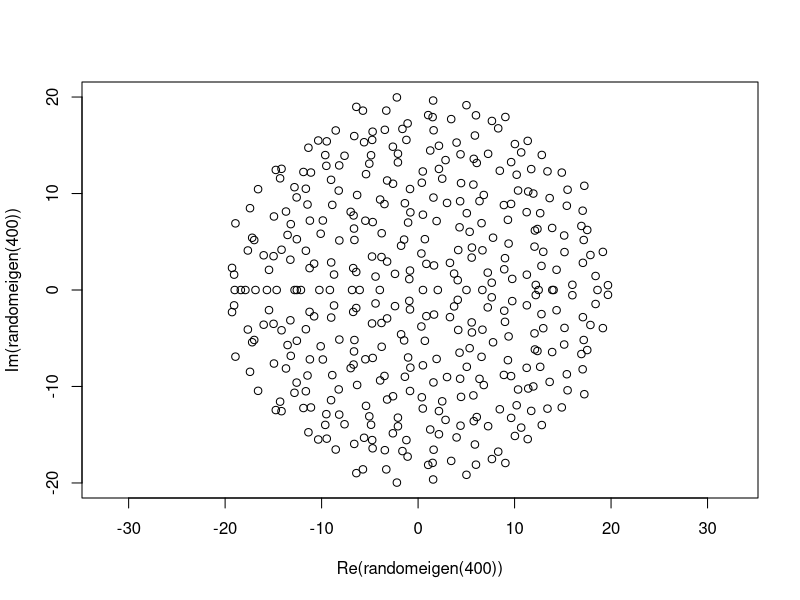
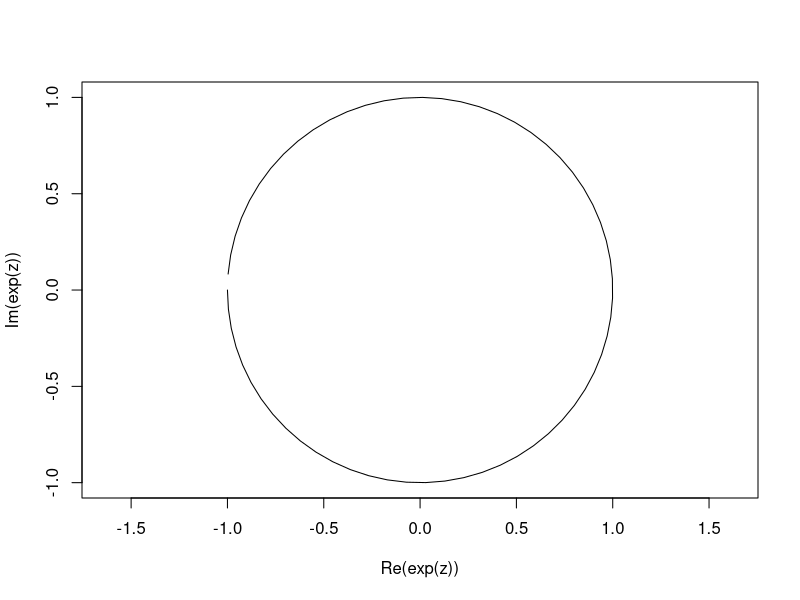
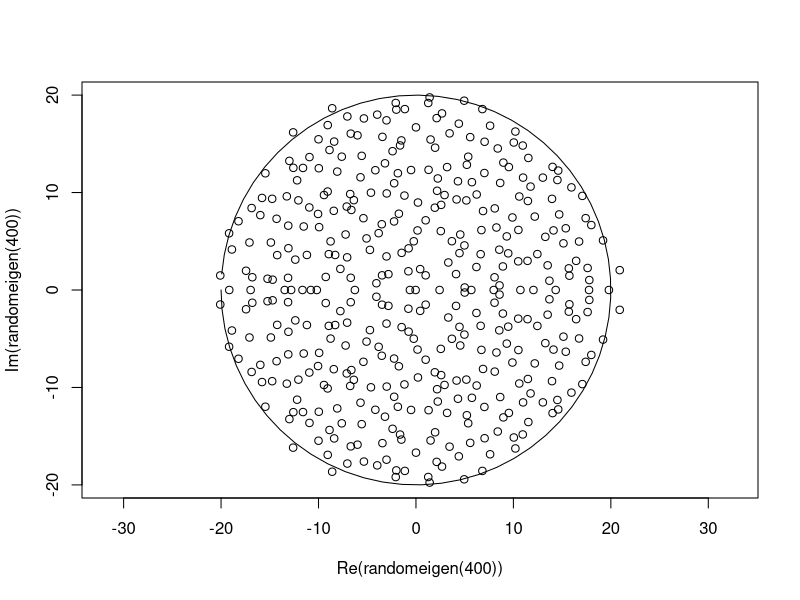
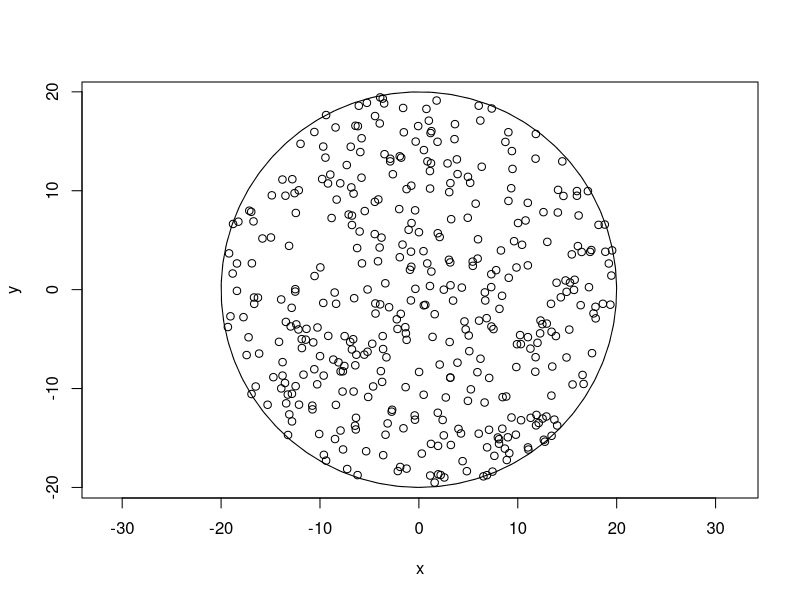
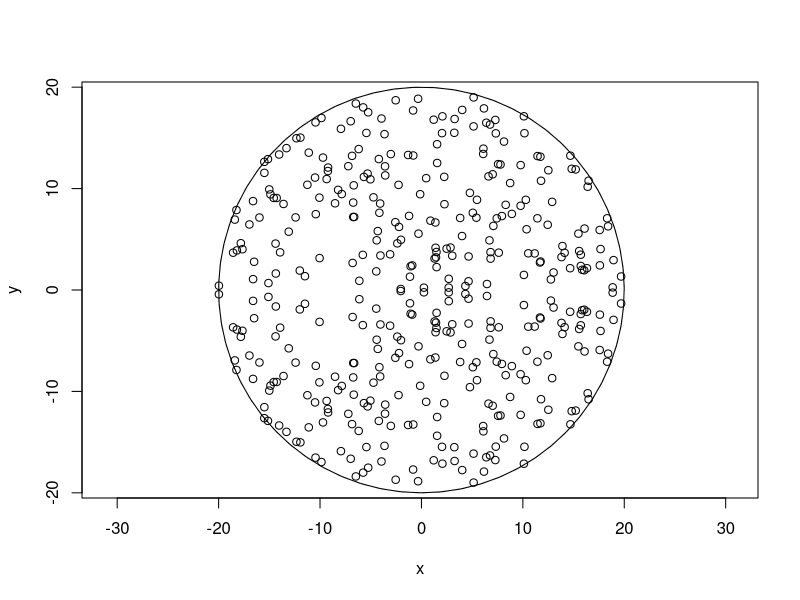
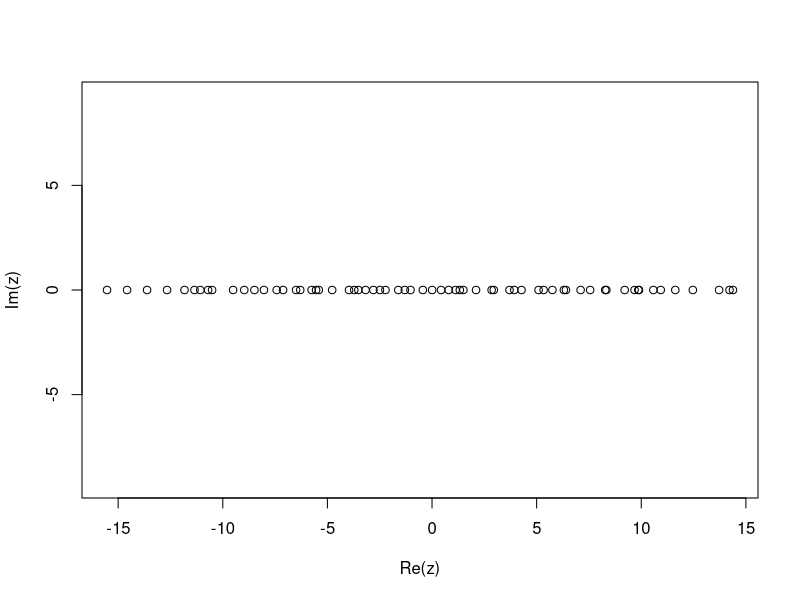
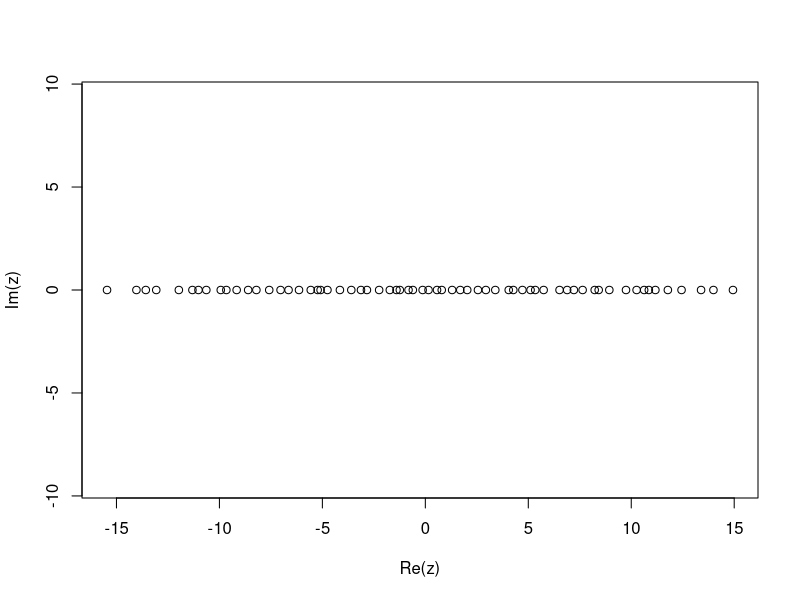
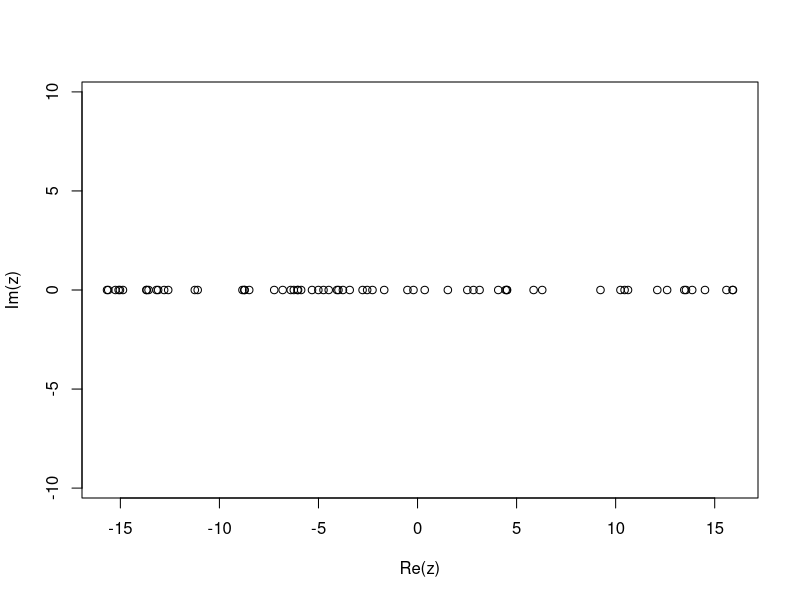

Reproduce these figures in R, in order.
## ---- chunk 1
knitr::opts_chunk$set(echo = TRUE)
## ---- chunk 2
rmatrix<-function(n){
  vec<-rnorm(n^2,0,1)
  mat<-matrix(vec,n)
  return(mat)
}
rmatrix(4)
## ---- chunk 3
randomeigen<-function(n){
  M<-rmatrix(n)
  ev<-eigen(M,only.values=TRUE)
  (values<-ev$values)
  return(values)
}
plot(randomeigen(400),asp=1) #use the asp=1 parameter to ensure a square plot
## ---- chunk 4
x<-seq(-pi,pi,0.1)
z<- complex(real=0,imag=x)
plot(exp(z),asp=1,type="l")
## ---- chunk 5
plot(randomeigen(400),asp=1)
lines(20*exp(z))
## ---- chunk 6
unifdisk<-function(n){
  s<-sqrt(n)
  rho <- sqrt(runif(n))
  theta <- runif(n, 0, 2*pi)
  x <- rho *s* cos(theta)
  y <- rho *s* sin(theta)
  plot(x, y,asp=1)
}
unifdisk(400)
t<-seq(-2*pi,2*pi,0.1)
lines(20*cos(t),20*sin(t))
## ---- chunk 7
unifsemi<-function(N){
  n<-N/2
  s<-sqrt(N)
  rho <- sqrt(runif(n))
  theta <- runif(n, 0, pi)
  x1 <- rho *s* cos(theta)
  x2<- rho *s* cos(theta)
  x<- c(x1,x2)
  y1 <- rho *s* sin(theta)
  y2<- -rho *s* sin(theta)
  y<- c(y1,y2)
  plot(x, y,asp=1)
}
unifsemi(400)
t<-seq(-2*pi,2*pi,0.1)
lines(20*cos(t),20*sin(t))
## ---- chunk 8
rmatrixReal<-function(n){
  M<-rmatrix(n)
  A<-(M+t(M))/(sqrt(2)) #Real matrix with variance 1
  return(A)
}
A<-rmatrixReal(4)
A
isSymmetric.matrix(A)
## ---- chunk 9
rmatrixComplex<-function(n){
  RP<-rmatrix(n) #Real Part
  IP<-rmatrix(n)*1i #Imaginary Part
  C<-(RP + IP)/sqrt(2) #Complex Matrix with variance 1
  A<-(C+t(Conj(C)))/sqrt(2)
  return(A)
}
A<-rmatrixComplex(4)
A
isSymmetric.matrix(A)

## ---- chunk 10
randomeigenReal<-function(n){
  M<-rmatrixReal(n) 
  ev<-eigen(M,only.values=TRUE,symmetric=TRUE)
  (values<-ev$values)
  return(values)
}
#randomeigenReal(4)
x<-randomeigenReal(64)
z<-complex(real=x, imag=0)
plot(z,asp=1)
## ---- chunk 11
randomeigenComplex<-function(n){
  M<-rmatrixComplex(n) 
  ev<-eigen(M,only.values=TRUE,symmetric=TRUE)
  (values<-ev$values)
  return(values)
}
#randomeigenReal(4)
x<-randomeigenComplex(64)
z<-complex(real=x, imag=0)
plot(z,asp=1)
## ---- chunk 12
N<-64 #Number of variables
x<-runif(N,- 2*sqrt(N), 2*sqrt(N))
z<-complex(real=x,imag=0)
plot(z,asp=1)
